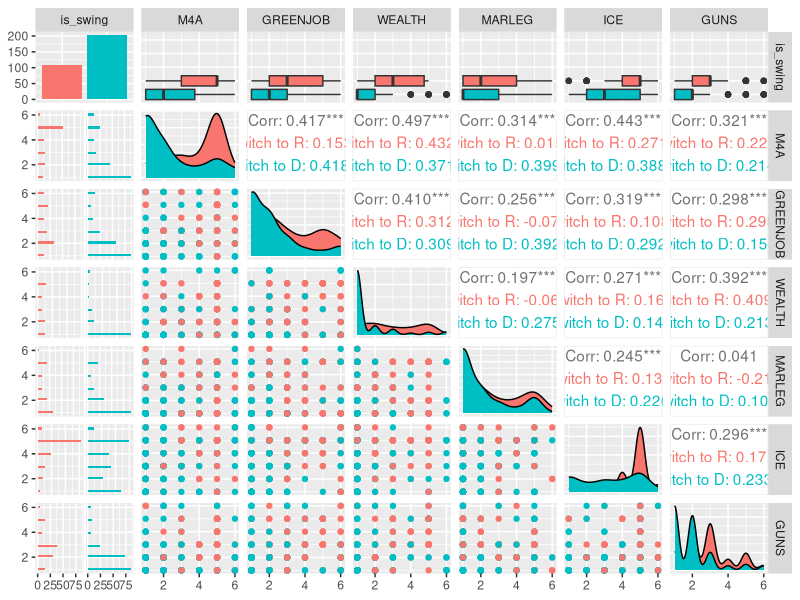
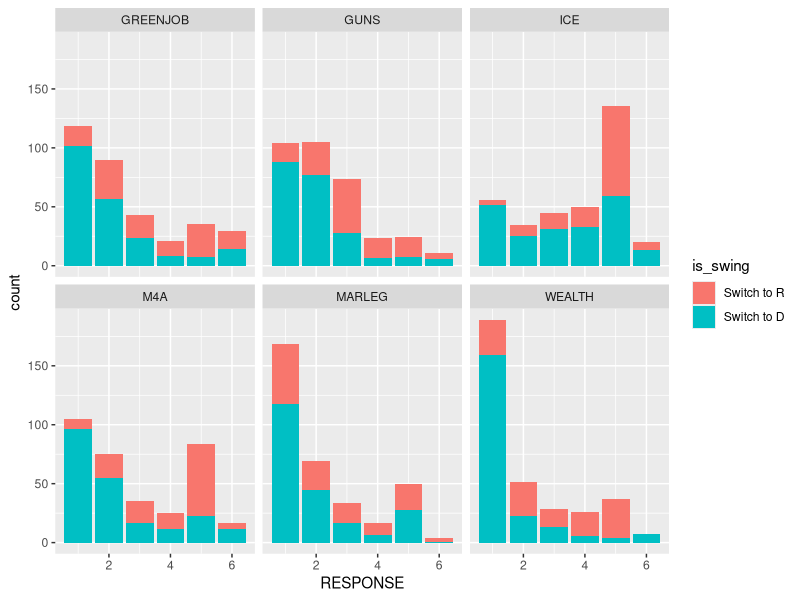

Here is the R script that generated these plots, in order:
## ---- chunk 1
knitr::opts_chunk$set(tidy = TRUE, warning = FALSE, echo = FALSE)
library(foreign)
library(tidyverse)
library(broom)
library(data.table)
library(GGally)
## ---- chunk 2
# Load Data
dfp_WTHH = read.csv("DFP_WTHH_release.csv")
names(dfp_WTHH)[1] <- "rowid"
dfp = dfp_WTHH %>% select(rowid, house3, presvote16post, weight_DFP, M4A, GREENJOB, WEALTH, MARLEG, ICE, GUNS, POP_1, POP_2, POP_3, gender)
# Removing NAs or 7 (Did not vote) for presvote16post
dfp =  dfp[!(is.na(dfp$presvote16post) | dfp$presvote16post == 7),]
# summary(dfp)
n_row = nrow(dfp)

## ---- chunk 3
is_swing_voter <- function() {
  vect = as.numeric(rep.int(1, times = n_row))
  for(i in 1:n_row) {
    if(dfp$presvote16post[i] == 1 && dfp$house3[i] == 1)
      vect[i] = 2
    else if(dfp$presvote16post[i] == 2 && dfp$house3[i] == 2)
      vect[i] = 3
    else if(dfp$presvote16post[i] != 2 && dfp$house3[i] == 2)
      vect[i] = 4
    else if(dfp$presvote16post[i] != 1 && dfp$house3[i] == 1)
      vect[i] = 5
  }
  return(vect)
}
# 1 = Swing, 2 = Loyal Demo, 3 = Loyal Rep, 4 = Switch to R, 5 = Switch to D
dfp$is_swing = is_swing_voter()
dfp$is_swing = factor(dfp$is_swing, labels = c("Swing", "Loyal Democrat", "Loyal Republican", "Switch to R", "Switch to D"))

## ---- chunk 4
dfp.q1 = dfp %>% subset(., subset = (.$is_swing == "Switch to R" | (.$is_swing == "Switch to D")), select = c("is_swing", "M4A", "GREENJOB", "WEALTH", "MARLEG", "ICE", "GUNS", "weight_DFP"))
ggpairs(dfp.q1, aes(color = is_swing), columns = c("is_swing", "M4A", "GREENJOB", "WEALTH", "MARLEG", "ICE", "GUNS"))
## ---- chunk 5
dfp.q1 = gather(dfp.q1, key = "ISSUE", value = "RESPONSE", c("M4A", "GREENJOB", "WEALTH", "MARLEG", "ICE", "GUNS"))
ggplot(dfp.q1, aes(x = RESPONSE, fill = is_swing)) + stat_count((aes(weight = weight_DFP))) + facet_wrap(~ISSUE) + scale_x_continuous() 
